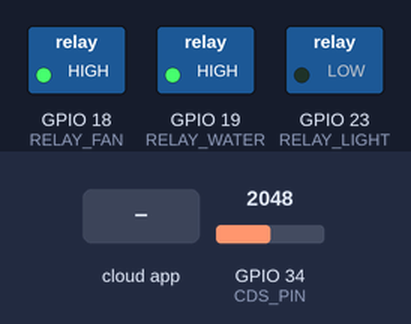
A sketch run on a simulated ESP32. On the bench: switched loads named in the sketch (green lamp = pin HIGH). The inputs (shaded band) are chosen by the test bench; at power-on: GPIO 34 (CDS_PIN) = 2048. WiFi joins after 1.5 s; servers stay silent unless stated; the local clock reads 2024-03-15 10:24:30 at power-on unless the sketch sets it; no MQTT or app messages arrive unless stated; what the sketch prints to the serial monitor is not drawn.

Above: at 2.7 s.
2.8 s: the phone or cloud app sets action.water to ON
At 4.8 s:
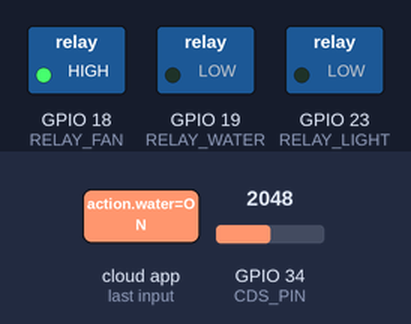
5.2 s: the phone or cloud app sets action.light to ON
At 6.01 s:
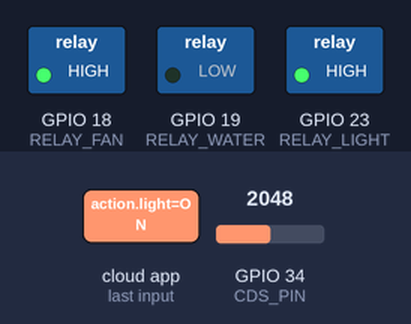
7.5 s: the phone or cloud app sets action.fan to ON
At 8.5 s:
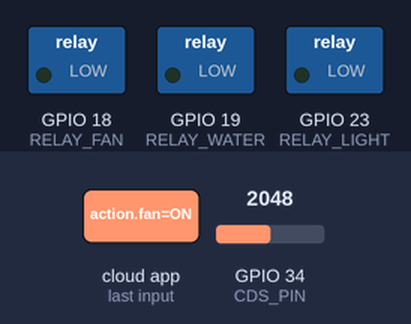
9.6 s: the phone or cloud app sets action.light to ON
At 10.42 s:
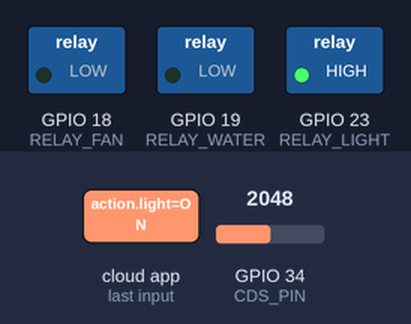
Timing chart, 0 to 12.6 s (numbered marks = the images above; inputs shaded):
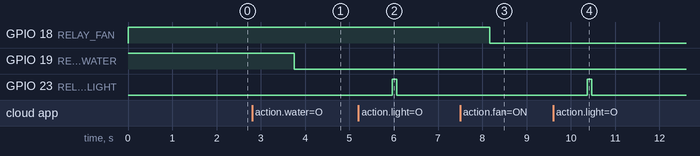

The sketch:

BIoTy.ino
```cpp
#include <WiFi.h>
#include "Adafruit_MQTT.h"
#include "Adafruit_MQTT_Client.h"
#include <DHT.h>
#include <time.h>

// WiFi 설정
const char* ssid = "Plant";
const char* password = "0000";

// Adafruit IO MQTT 설정
#define AIO_SERVER      "io.adafruit.com"
#define AIO_SERVERPORT  1883
#define AIO_USERNAME    "BIoTy"
#define AIO_KEY         "aio"

WiFiClient client;
Adafruit_MQTT_Client mqtt(&client, AIO_SERVER, AIO_SERVERPORT, AIO_USERNAME, AIO_KEY);

// 구독 피드
Adafruit_MQTT_Subscribe waterFeed = Adafruit_MQTT_Subscribe(&mqtt, AIO_USERNAME "/feeds/action.water");
Adafruit_MQTT_Subscribe lightFeed = Adafruit_MQTT_Subscribe(&mqtt, AIO_USERNAME "/feeds/action.light");
Adafruit_MQTT_Subscribe fanFeed   = Adafruit_MQTT_Subscribe(&mqtt, AIO_USERNAME "/feeds/action.fan");
Adafruit_MQTT_Subscribe refreshFeed = Adafruit_MQTT_Subscribe(&mqtt, AIO_USERNAME "/feeds/action.refresh");

// 퍼블리시 피드
Adafruit_MQTT_Publish temperaturePub = Adafruit_MQTT_Publish(&mqtt, AIO_USERNAME "/feeds/planty.temperature");
Adafruit_MQTT_Publish soilPub        = Adafruit_MQTT_Publish(&mqtt, AIO_USERNAME "/feeds/planty.soilmoisture");
Adafruit_MQTT_Publish lightPub       = Adafruit_MQTT_Publish(&mqtt, AIO_USERNAME "/feeds/planty.lightintensity");
Adafruit_MQTT_Publish lightAuto = Adafruit_MQTT_Publish(&mqtt, AIO_USERNAME "/feeds/action.light");

// 릴레이 핀
#define RELAY_WATER 19
#define RELAY_LIGHT 23
#define RELAY_FAN   18

// 센서 핀
#define SOIL_PIN 35
#define CDS_PIN  34
#define DHT_PIN  4

DHT dht(DHT_PIN, DHT11);

// NTP 설정
const char* ntpServer = "pool.ntp.org";
const long gmtOffset_sec = 9 * 3600;  // 한국 시간: GMT+9
const int daylightOffset_sec = 0;

bool uploadedThisHour = false;
bool ledIsOn = false;  // ⭐️ 현재 LED가 켜져 있는지 추적
unsigned long uploadDelayStart = 0;
bool uploadScheduled = false;

void setup() {
  Serial.begin(115200);

  pinMode(RELAY_WATER, OUTPUT);
  pinMode(RELAY_LIGHT, OUTPUT);
  pinMode(RELAY_FAN, OUTPUT);
  pinMode(SOIL_PIN, INPUT);
  pinMode(CDS_PIN, INPUT);
  dht.begin();

    // 부팅 시 릴레이가 꺼진 상태로 시작하도록 명시
  digitalWrite(RELAY_WATER, HIGH);
  digitalWrite(RELAY_LIGHT, LOW);
  digitalWrite(RELAY_FAN, HIGH);

  WiFi.begin(ssid, password);
  Serial.print("Connecting to WiFi");
  while (WiFi.status() != WL_CONNECTED) {
    delay(500); Serial.print(".");
  }
  Serial.println(" Connected!");

  configTime(gmtOffset_sec, daylightOffset_sec, ntpServer);

  // 구독 설정
  mqtt.subscribe(&waterFeed);
  mqtt.subscribe(&lightFeed);
  mqtt.subscribe(&fanFeed);
  mqtt.subscribe(&refreshFeed);

  connectToMQTT();
}

void loop() {
  if (!mqtt.connected()) {
    connectToMQTT();
  }

  Adafruit_MQTT_Subscribe* subscription;
  while ((subscription = mqtt.readSubscription(100))) {
    const char* value = (const char*)subscription->lastread;

    // value가 유효한지 먼저 확인
    if (value == nullptr) {
      continue;
    }

    bool isOn = strcmp(value, "ON") == 0;

    if (subscription == &waterFeed) {
      Serial.print("Water: "); Serial.println(value);
      digitalWrite(RELAY_WATER, isOn ? LOW : HIGH);
    } else if (subscription == &lightFeed) {
      Serial.print("Light: "); Serial.println(value);
      digitalWrite(RELAY_LIGHT, isOn ? HIGH : LOW);
      ledIsOn = isOn;  // LED 상태 업데이트
    } else if (subscription == &fanFeed) {
      Serial.print("Fan: "); Serial.println(value);
      digitalWrite(RELAY_FAN, isOn ? LOW : HIGH);
    } else if (subscription == &refreshFeed) {
      Serial.print("Refresh: "); Serial.println(value);  // ⭐ 디버깅용 출력
      uploadSensorData();  // 값이 무엇이든 무조건 업로드
    }

    // ON 신호가 오면 즉시 업로드
    if (isOn) {
      uploadDelayStart = millis();    // 10초 타이머 시작
      uploadScheduled = true;         // 업로드 예약
    }
  }
  if (uploadScheduled && millis() - uploadDelayStart >= 10000) {
    Serial.println("[INFO] ON 신호 후 10초 경과: 센서 데이터 업로드");
    uploadSensorData();
    uploadScheduled = false;  // 다시 초기화
  }

  // 조도 체크해서 LED 끄기 및 OFF 퍼블리시
  if (ledIsOn) {
    int lightRaw = analogRead(CDS_PIN);
    int light = 4095 - lightRaw;
    if (light > 2000) {
      Serial.println("[INFO] 조도 높음 - LED OFF 전환");
      digitalWrite(RELAY_LIGHT, LOW);
      lightAuto.publish("OFF");  // MQTT로 OFF 메시지 전송
      ledIsOn = false;
    }
  }

  // 매 시 59분에 한 번 업로드
  struct tm timeinfo;
  if (getLocalTime(&timeinfo)) {
    if (timeinfo.tm_min == 59 && !uploadedThisHour) {
      Serial.println("[INFO] 59분 감지: 센서 데이터 업로드 중...");
      uploadSensorData();
      uploadedThisHour = true;
    }
    if (timeinfo.tm_min != 59) {
      uploadedThisHour = false;
    }
  }

  delay(1000);  // 1초마다 체크
}

void connectToMQTT() {
  Serial.print("Connecting to MQTT...");
  while (mqtt.connect() != 0) {
    Serial.print(".");
    mqtt.disconnect();
    delay(5000);
  }
  Serial.println(" Connected to MQTT!");
}

void uploadSensorData() {
  float temp = dht.readTemperature();
  int soilRaw = analogRead(SOIL_PIN);
  int lightRaw = analogRead(CDS_PIN);
  int light = 4095 - lightRaw;
  int soil = getSoilMoisturePercent(soilRaw);

  Serial.println("=== Uploading Sensor Data ===");
  Serial.print("Temp: "); Serial.println(temp);
  Serial.print("Soil: "); Serial.println(soil);
  Serial.print("Light: "); Serial.println(light);

  temperaturePub.publish(temp);
  soilPub.publish((int32_t)soil);
  lightPub.publish((int32_t)light);
}

float getSoilMoisturePercent(int raw) {
  float x = (float)raw;
  float percent = 100.0 - 100.0 * pow((x / 4095.0), 1.8);  // 지수 함수 기반 감쇠
  return constrain(percent, 0, 100);
}
```

Measured:
- after the input at 2.8 s, GPIO 19 (RELAY_WATER): HIGH → LOW after 0.96 s
- after the input at 5.2 s, GPIO 23 (RELAY_LIGHT): LOW → HIGH after 0.76 s, → LOW 0.10 s later
- after the input at 7.5 s, GPIO 18 (RELAY_FAN): HIGH → LOW after 0.67 s
- after the input at 9.6 s, GPIO 23 (RELAY_LIGHT): LOW → HIGH after 0.77 s, → LOW 0.10 s later
